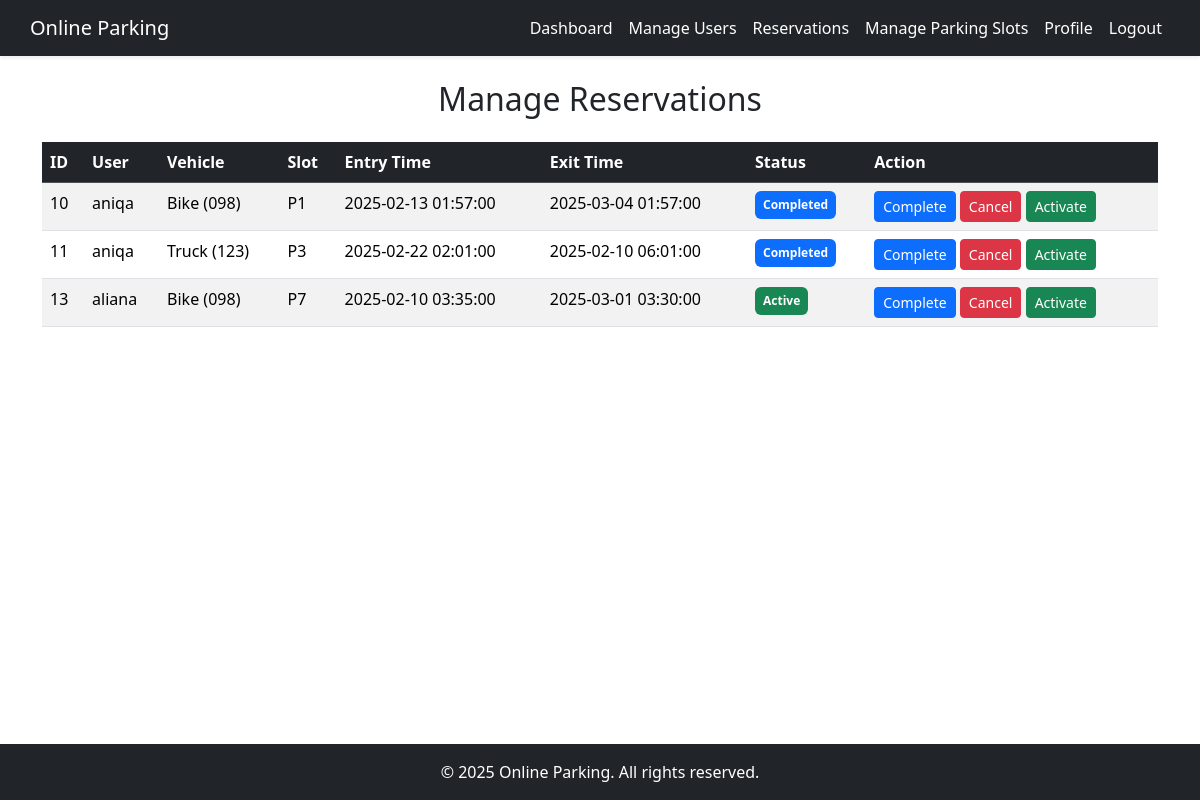
The app's page /view/admin/manage-reservations.php (signed in) with its own data.
### tables this page shows
CREATE TABLE `reservations` (
  `reservation_id` int(11) NOT NULL,
  `user_id` int(11) NOT NULL,
  `slot_id` int(11) NOT NULL,
  `vehicle_number` varchar(20) NOT NULL,
  `vehicle_type` varchar(50) NOT NULL,
  `entry_time` datetime NOT NULL,
  `exit_time` datetime DEFAULT NULL,
  `status` enum('active','completed','cancelled') DEFAULT 'active'
);

CREATE TABLE `users` (
  `id` int(10) NOT NULL,
  `name` varchar(50) NOT NULL,
  `email` varchar(50) NOT NULL,
  `password` varchar(255) NOT NULL,
  `contact` varchar(15) NOT NULL,
  `role` enum('user','admin') NOT NULL DEFAULT 'user',
  `status` enum('enabled','disabled') NOT NULL DEFAULT 'enabled',
  `created_at` timestamp NOT NULL DEFAULT current_timestamp() ON UPDATE current_timestamp()
);

### model/ReservationModel.php (called while the page is built, shortened)
<?php
class ReservationModel {
    private $pdo;
    public function __construct($pdo) {
        $this->pdo = $pdo;
    }
    public function getAllReservations() {
        $query = "SELECT r.reservation_id, u.name AS user_name, r.vehicle_type, r.vehicle_number,
                         r.slot_id, r.entry_time, r.exit_time, r.status
                  FROM reservations r
                  JOIN users u ON r.user_id = u.id";
        $stmt = $this->pdo->prepare($query);
        $stmt->execute();
        return $stmt->fetchAll(PDO::FETCH_ASSOC);
    }
}
?>

### view/admin/manage-reservations.php (the view)
<?php
include('../../components/admin-header.php');
include('../../config.php');
include('../../model/ReservationModel.php');
$reservationModel = new ReservationModel($pdo);
$reservations = $reservationModel->getAllReservations();
?>
<div class="container mt-4">
    <h2 class="text-center mb-4">Manage Reservations</h2>
    <table class="table table-striped">
        <thead class="table-dark">
            <tr>
                <th>ID</th>
                <th>User</th>
                <th>Vehicle</th>
                <th>Slot</th>
                <th>Entry Time</th>
                <th>Exit Time</th>
                <th>Status</th>
                <th>Action</th>
            </tr>
        </thead>
        <tbody>
            <?php foreach ($reservations as $res) { ?>
                <tr>
                    <td><?= $res['reservation_id'] ?></td>
                    <td><?= $res['user_name'] ?></td>
                    <td><?= $res['vehicle_type'] ?> (<?= $res['vehicle_number'] ?>)</td>
                    <td>P<?= $res['slot_id'] ?></td>
                    <td><?= $res['entry_time'] ?></td>
                    <td><?= $res['exit_time'] ?></td>
                    <td>
                        <span class="p-2 badge bg-<?= ($res['status'] == 'active') ? 'success' : (($res['status'] == 'completed') ? 'primary' : 'danger') ?>">
                            <?= ucfirst($res['status']) ?>
                        </span>
                    </td>
                    <td>
                        <a href="../../controller/ReservationStatusUpdate.php?id=<?= $res['reservation_id'] ?>&status=completed" class="btn btn-primary btn-sm">Complete</a>
                        <a href="../../controller/ReservationStatusUpdate.php?id=<?= $res['reservation_id'] ?>&status=cancelled" class="btn btn-danger btn-sm">Cancel</a>
                        <a href="../../controller/ReservationStatusUpdate.php?id=<?= $res['reservation_id'] ?>&status=active" class="btn btn-success btn-sm">Activate</a>
                    </td>
                </tr>
            <?php } ?>
        </tbody>
    </table>
</div>
<?php include('../../components/footer.php'); ?>

### records on screen
reservations: reservation_id "10", user.name "aniqa", vehicle_type "Bike", vehicle_number "098", slot "1", entry_time "2025-02-13 01:57:00", exit_time "2025-03-04 01:57:00", status "Completed"
reservations: reservation_id "11", user.name "aniqa", vehicle_type "Truck", vehicle_number "123", slot "3", entry_time "2025-02-22 02:01:00", exit_time "2025-02-10 06:01:00", status "Completed"
reservations: reservation_id "13", user.name "aliana", vehicle_type "Bike", vehicle_number "098", slot "7", entry_time "2025-02-10 03:35:00", exit_time "2025-03-01 03:30:00", status "Active"
